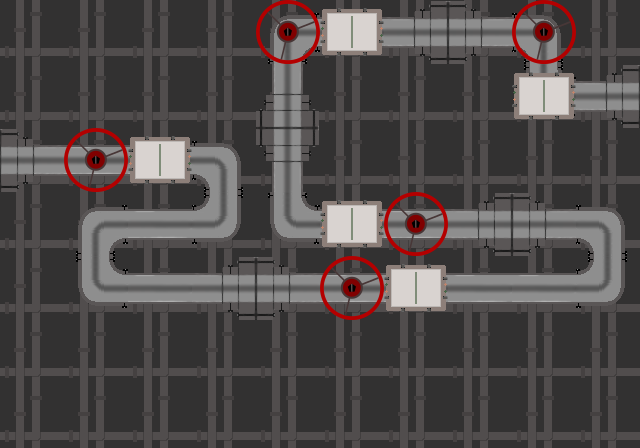

Tiled map render using the project's own tile images. Description and the map definition, with tile-layer contents summarised, below:
An orthogonal 10x7 tile map with 64x64 px tiles, 5 tile layers (background, liaisons, tuyaux, vannes, ...).

<map version="1.0" orientation="orthogonal" renderorder="right-down" width="10" height="7" tilewidth="64" tileheight="64">
 <properties>
  <property name="end" value="9,5" />
  <property name="start" value="0,4" />
 </properties>
 <tileset firstgid="1" name="coffeePlumbingTexture_v1_1" tilewidth="64" tileheight="64">
  <image source="../../textures/CoffeePlumbing/coffeePlumbingTexture_v1_1.png" trans="ff00ff" width="576" height="128" />
  <tile id="0">
   <properties>
    <property name="name" value="horizontal" />
   </properties>
  </tile>
  <tile id="1">
   <properties>
    <property name="name" value="vertical" />
   </properties>
  </tile>
  <tile id="2">
   <properties>
    <property name="name" value="extrémité_verticale" />
   </properties>
  </tile>
  <tile id="3">
   <properties>
    <property name="name" value="extrémité_verticale" />
   </properties>
  </tile>
  <tile id="4">
   <properties>
    <property name="name" value="extrémité_horizontale" />
   </properties>
  </tile>
  <tile id="5">
   <properties>
    <property name="name" value="extrémité_horizontale" />
   </properties>
  </tile>
  <tile id="6">
   <properties>
    <property name="name" value="4way" />
   </properties>
  </tile>
  <tile id="8">
   <properties>
    <property name="capacity" value="" />
   </properties>
  </tile>
  <tile id="9">
   <properties>
    <property name="name" value="left_top" />
   </properties>
  </tile>
  <tile id="10">
   <properties>
    <property name="name" value="left_bottom" />
   </properties>
  </tile>
  <tile id="11">
   <properties>
    <property name="name" value="top_right" />
   </properties>
  </tile>
  <tile id="12">
   <properties>
    <property name="name" value="bottom_right" />
   </properties>
  </tile>
  <tile id="13">
   <properties>
    <property name="name" value="3way_bottom" />
   </properties>
  </tile>
  <tile id="14">
   <properties>
    <property name="name" value="3way_left" />
   </properties>
  </tile>
  <tile id="15">
   <properties>
    <property name="name" value="3way_right" />
   </properties>
  </tile>
  <tile id="16">
   <properties>
    <property name="name" value="3way_top" />
   </properties>
  </tile>
 </tileset>
 <layer name="background" width="10" height="7" opacity="0.79">
  <data>[70 cells, 70 non-empty, 1 distinct tile ids]</data>
 </layer>
 <layer name="liaisons" width="10" height="7">
  <data>[70 cells, 10 non-empty, 4 distinct tile ids]</data>
 </layer>
 <layer name="tuyaux" width="10" height="7">
  <properties>
   <property name="bloque" value="2,2 9,3 5,4 5,6 8,5" />
  </properties>
  <data>[70 cells, 21 non-empty, 5 distinct tile ids]</data>
 </layer>
 <layer name="vannes" width="10" height="7">
  <data>[70 cells, 5 non-empty, 1 distinct tile ids]</data>
 </layer>
 <layer name="koffeeMeters" width="10" height="7">
  <properties>
   <property name="capacites" value="8;6;7;8;9" />
   <property name="coordonnees" value="2,4;6,2;5,3;5,6;8,5" />
  </properties>
  <data>[70 cells, 5 non-empty, 1 distinct tile ids]</data>
 </layer>
</map>